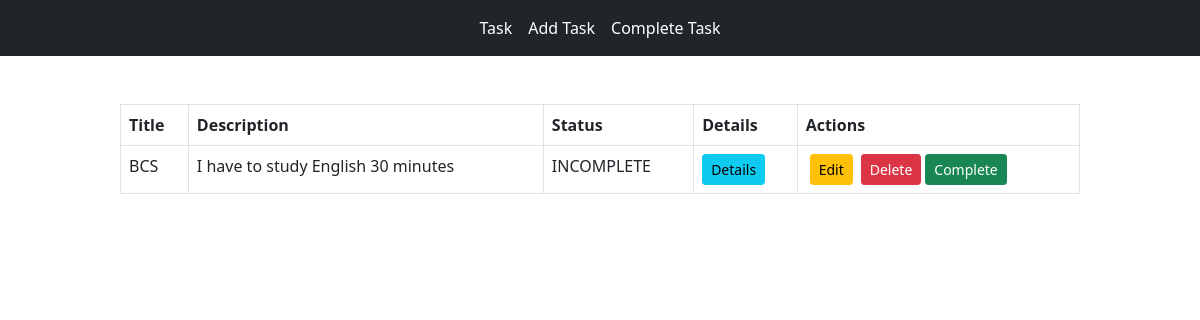
The page / on the database its author committed.
### first_app/models.py (models this page shows, shortened)
class AddTask(models.Model):
    title = models.CharField(max_length=50)
    start_date = models.DateTimeField(auto_now_add=True)
    end_date = models.DateTimeField(auto_now=True)
    status = models.CharField(max_length=20, default='INCOMPLETE')
    Choice = (
        ('ACADEMIC', 'ACADEMIC'),
        ('JOB', 'JOB'),
        ('PERSONAL', 'PERSONAL'),
    )
    catagory = models.CharField(max_length=20, choices=Choice)
    description = models.TextField(blank=True)
    edit_cnt = models.IntegerField(default=0)
    last_update = models.DateTimeField(null=True, blank=True)

### first_app/views.py (the view)
# urls.py: path('', views.ShowInCompleteTask, name='showtask'),
def ShowInCompleteTask(request):
    task = AddTask.objects.filter(status='INCOMPLETE')
    return render(request, 'show_task.html', {'task': task})

### templates/show_task.html
{% extends "base.html" %}
{% block content %}
{% if task %}
<table class="table table-bordered my-5" style="width: 80%; margin: auto;">
    <thead>
        <tr>
            <th scope="col">Title</th>
            <th scope="col">Description</th>
            <th scope="col">Status</th>
            <th scope="col">Details</th>
            <th scope="col">Actions</th>
        </tr>
    </thead>
    <tbody>
        {% for tsk in task %}
        <tr>
            <td>{{tsk.title}}</td>
            <td>{{tsk.description}}</td>
            <td>{{tsk.status}}</td>
            <td><a class="btn btn-info btn-sm " href="{% url 'detailtask' tsk.id %}">Details</a></td>
            <td>
                <div class = 'd-flex'>
                    <a class="btn btn-warning btn-sm mx-1" href="{% url 'editetask' tsk.id %}">Edit</a>
                    <a class="btn btn-danger btn-sm mx-1" href="{% url 'deletetask' tsk.id %}">Delete</a>
                    <a class="btn btn-success btn-sm "href="{% url 'completetask' tsk.id %}">Complete</a>
                </div>
            </td>
        </tr>
        {% endfor %}
    </tbody>
</table>
{%else%}
<p>Have no data</p>
{% endif %}
{% endblock content %}

### rows shown on the page
AddTask: title "BCS", description "I have to study English 30 minutes", status "INCOMPLETE"
